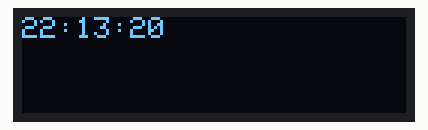
Simulated run of this sketch. Board: ESP8266 (NodeMCU). Shown: 128×32 one-colour display. The local clock reads 2024-03-15 10:24:30 at power-on unless the sketch sets it; what the sketch prints to the serial monitor is not drawn.

Above: at 0.1 s.
At 1.1 s:
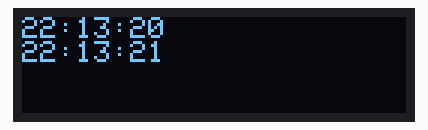
At 2.1 s:
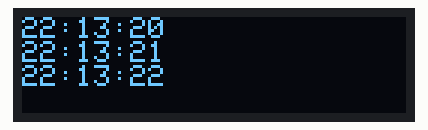
At 3.1 s:
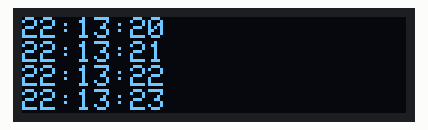

Measured:
- what the display in image 1 shows lasts 1.0 s, from 1.0 s to 2.0 s

The sketch:

ds1307.ino
```cpp
// Include the libraries we need
#include "RTClib.h"
#include <OneWire.h>
#include <DallasTemperature.h>
#include <SPI.h>
#include <Wire.h>
#include <Adafruit_GFX.h>
#include <Adafruit_SSD1306.h>

#define SCREEN_WIDTH 128 // OLED display width, in pixels
#define SCREEN_HEIGHT 32 // OLED display height, in pixels
#define OLED_RESET     -1 // Reset pin # (or -1 if sharing Arduino reset pin)
#define SCREEN_ADDRESS 0x3C ///< See datasheet for Address; 0x3D for 128x64, 0x3C for 128x32
Adafruit_SSD1306 display(SCREEN_WIDTH, SCREEN_HEIGHT, &Wire, OLED_RESET);

#define NUMFLAKES     10 // Number of snowflakes in the animation example

#define LOGO_HEIGHT   16
#define LOGO_WIDTH    16

RTC_DS1307 rtc;
char daysOfTheWeek[7][12] = {"Sunday", "Monday", "Tuesday", "Wednesday", "Thursday", "Friday", "Saturday"};
// Data wire is plugged into port 2 on the Arduino
#define ONE_WIRE_BUS D6

// Setup a oneWire instance to communicate with any OneWire devices (not just Maxim/Dallas temperature ICs)
OneWire oneWire(ONE_WIRE_BUS);

// Pass our oneWire reference to Dallas Temperature.
DallasTemperature sensors(&oneWire);


void setup() {
  // put your setup code here, to run once:
  Serial.begin(9600);
  //set up timer
  #ifndef ESP8266
    while (!Serial); // wait for serial port to connect. Needed for native USB
  #endif
  rtc.adjust(DateTime(F(__DATE__), F(__TIME__)));

  if (! rtc.begin()) {
    Serial.println("Couldn't find RTC");
    Serial.flush();
    while (1) delay(10);
  }

  if (! rtc.isrunning()) {
    Serial.println("RTC is NOT running, let's set the time!");
    rtc.adjust(DateTime(F(__DATE__), F(__TIME__)));
  }
}

void loop() {
  // put your main code here, to run repeatedly:
  DateTime now = rtc.now();
  String curTime = String(now.hour()) + ":" + String(now.minute()) + ":" + String(now.second());
  Serial.print(curTime);
  Serial.println();

  display.println(curTime);

  display.display();
  delay(1000);

}
```
